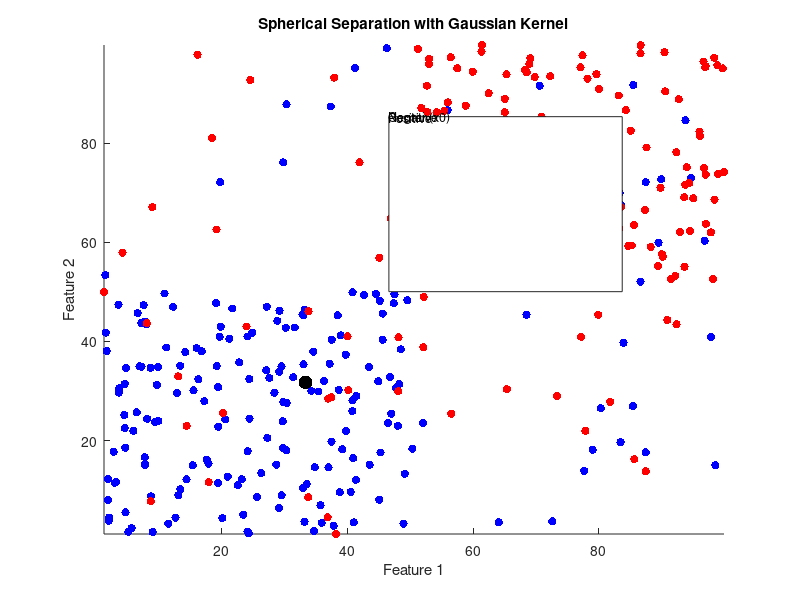

Write MATLAB code to recreate this figure. (Note: this script raises an error after producing the figure.)
clear;
% Spherical classifier with Gaussian kernel
load dataset23.mat;

% Hyperparameters
C = 10;
sigma = 1;

[numPoints, dim] = size(X);

% Calculate x0 (barycenter of positive points)
x0 = mean(X(y == 1, :), 1);

% Kernel function
K = @(x1, x2) exp(-sum((x1 - x2).^2, 2) / (2 * sigma));

% Set up the linear programming problem
numVar = 1 + numPoints;  % z and slack variables
c = [1; C * ones(numPoints, 1)];  % Objective function coefficients

% Construct constraint matrix A and vector b
A = zeros(numPoints, numVar);
b = zeros(numPoints, 1);

for i = 1:numPoints
    A(i, 1) = -y(i);  % -y_i * z
    A(i, i+1) = 1;    % slack variable
    b(i) = y(i) * (K(X(i,:), X(i,:)) + K(x0, x0) - 2*K(X(i,:), x0));
end

% Set up bounds and types
lb = zeros(numVar, 1);
ub = [];
ctype = repmat('L', numPoints, 1);
vartype = repmat('C', numVar, 1);

% Solve the linear programming problem
[xStar, fStar] = glpk(c, A, b, lb, ub, ctype, vartype, 1);

% Extract results
z = xStar(1);
slack = xStar(2:end);

% Plotting
figure;
hold on;
scatter(X(y==1,1), X(y==1,2), 'b', 'filled');
scatter(X(y==-1,1), X(y==-1,2), 'r', 'filled');
scatter(x0(1), x0(2), 100, 'k', 'filled');

% Plot decision boundary
[X1, X2] = meshgrid(linspace(min(X(:,1)), max(X(:,1)), 100), ...
                    linspace(min(X(:,2)), max(X(:,2)), 100));
XX = [X1(:) X2(:)];
decision = arrayfun(@(i) K(XX(i,:), x0) - z/2, 1:size(XX,1));
decision = reshape(decision, size(X1));
contour(X1, X2, decision, [0 0], 'k', 'LineWidth', 2);

xlabel('Feature 1');
ylabel('Feature 2');
title('Spherical Separation with Gaussian Kernel');
legend('Positive', 'Negative', 'Center (x0)', 'Decision Boundary');
hold off;
